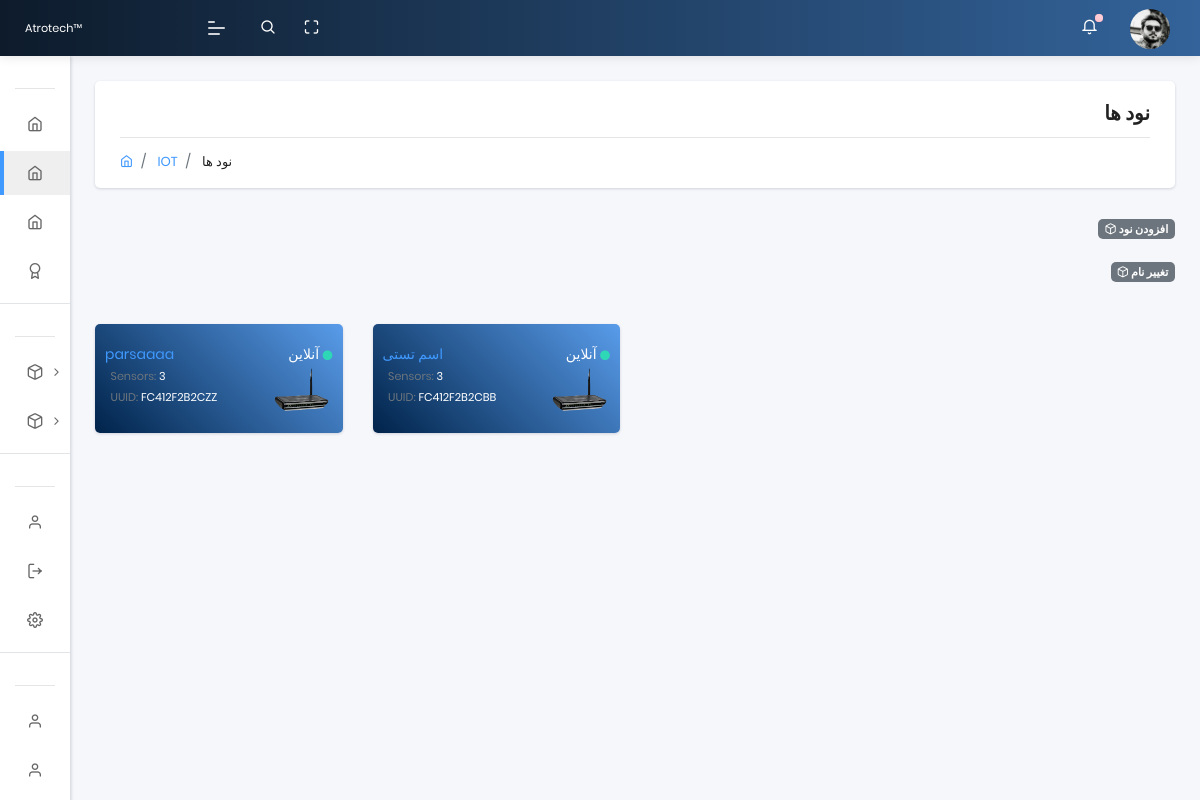
The app's page /nodes (signed in) with its own data.
### app/models.py (models this page shows, shortened)
class Rom(models.Model):
    name = models.CharField(max_length=40, default='device name')
    UUID = models.CharField(max_length=20)
    family_id = models.CharField(max_length=20)
    node_id = models.CharField(max_length=20)
    updated_on = models.DateTimeField(auto_now= True)
    created_on = models.DateTimeField()
    def get_absolute_url(self):
        return reverse('app:nodes_detail',args=[self.id])
    def get_absolute_sensor_url(self):
        return reverse('app:sensors_detail',args=[self.id])

class Profile(models.Model):
  user = models.OneToOneField(User, on_delete=models.CASCADE,unique=True,related_name='profile',verbose_name = "کاربر")
  phone = models.CharField(max_length=50,null=True, blank=True,verbose_name = " شماره تماس  ")
  address = models.CharField(max_length=3000,null=True, blank=True,verbose_name = " آدرس  ")
  user_photo = models.ImageField(default='default.png', upload_to='profile_pics', null=True, blank=True, verbose_name = "تصویر")
  class Meta:
      verbose_name = "پروفایل"
      verbose_name_plural = " پروفایل ها "

### app/views.py (the view)
# urls.py: path('nodes', views.nodes, name='nodes'),
@login_required(login_url="/login/")
def nodes(request):
    uuid = models.User_uuid.objects.filter(user=request.user).values('UUID')
    devices = models.Rom.objects.filter(UUID__in=uuid, family_id='01')
    side_temp = models.Rom.objects.filter(family_id='28')
    device_name_Form = Device_name_Form(request.POST)
    user_uuid_Form = User_uuidForm(request.POST, instance=request.user)
    if request.method == 'POST':
        if device_name_Form.is_valid():
            uuid = device_name_Form.cleaned_data['Device_UUID']
            obj = get_object_or_404(models.Rom, UUID=uuid, family_id='01')
            obj.name = device_name_Form.cleaned_data['Device_name']
            obj.save()
            context = {'user_uuid_Form': user_uuid_Form, 'devices':devices, 'device_name_Form':device_name_Form}
            return render(request, 'nodes.html', context)
        if user_uuid_Form.is_valid():
            obj = User_uuid()
            obj.UUID = user_uuid_Form.cleaned_data['UUID']
            obj.user = user_uuid_Form.created_by=request.user
            obj.save()
            context = {'user_uuid_Form': user_uuid_Form, 'devices':devices, 'device_name_Form':device_name_Form}
            return render(request, 'nodes.html', context)
    else:
        user_uuid_Form = User_uuidForm(request.POST)
    context = {'user_uuid_Form':user_uuid_Form, 'devices':devices, 'side_temp':side_temp, 'device_name_Form':device_name_Form}
    context['segment'] = 'nodes'
    html_template = loader.get_template( 'nodes.html' )
    return HttpResponse(html_template.render(context, request))

### templates/nodes.html (shortened to what this page needs)
{% extends "layouts/base.html" %}
{% block content %}
    <section class="pcoded-main-container">
        <div class="pcoded-content">
          <div class="page-header">
            <div class="page-block">
              <div class="row align-items-center">
                <div class="col-md-12">
                  <div class="page-header-title" align="right" dir="rtl">
                    <h5 class="m-b-10"> نود ها </h5>
                  </div>
                  <ul class="breadcrumb">
                    <li class="breadcrumb-item"><a href="index.html"><i class="feather icon-home"></i></a></li>
                    <li class="breadcrumb-item"><a href="#!"> IOT </a></li>
                    <li class="breadcrumb-item"><a href="#!"> نود ها </a></li>
                  </ul>
                </div>
              </div>
            </div>
          </div>
          <div align="right" dir="rtl">
              <a href="#!" class="badge badge-secondary collapsible"> افزودن نود  <i class="feather icon-box"></i> </a>
              <div class="collapsiblecontent">
              </div>
           </div>
           <div align="right" dir="rtl">
               <a href="#!" class="badge badge-secondary collapsible"> تغییر نام <i class="feather icon-box"></i> </a>
               <div class="collapsiblecontent">
               </div>
            </div>
          <br>
        <div class="row">
          {% for Rom in devices %}
            <div class="col-sm-3">
                <div class="card bg-c-blue order-card">
                    <div class="card-body">
                        <p class="m-b-0"> <a href="{{ Rom.get_absolute_url }}">{{ Rom.name }}</a> <span class="float-right"> آنلاین <i style="font-size:10px;" class="fas fa-circle text-success"></i> </span></p>
                        <div class="row">
                          <div class="col-md-7">
                            <p>
                              <small>
                                 &nbsp;&nbsp;<span class="text-muted">Sensors:</span> 3
                                 <br>
                                 &nbsp;&nbsp;<span class="text-muted">UUID:</span> {{ Rom.UUID }}
                               </small>
                             </p>
                          </div>
                          <div class="col-md-5">
                            <img src="/static/assets/images/user/device.png" width="60px" class="img-radius float-right" alt="User-Profile-Image">
                          </div>
                        </div>
                    </div>
                </div>
            </div>
          {% endfor %}
       </div>
     </div>
 </section>
{% endblock content %}

### templates/includes/sidebar.html (shortened to what this page needs)
	<nav class="pcoded-navbar menupos-fixed menu-light ">
		<div class="navbar-wrapper  ">
			<div class="navbar-content scroll-div " >
				<ul class="nav pcoded-inner-navbar ">
					<li class="nav-item pcoded-menu-caption">
					</li>
					<li class="nav-item">
					    <a href="/" class="nav-link ">
                <span class="pcoded-micon"> <i class="feather icon-home"></i> </span>
							</a>
					</li>
					<li class="nav-item">
					    <a href="{% url 'app:nodes' %}" class="nav-link ">
                <span class="pcoded-micon"> <i class="feather icon-home"></i> </span>
							</a>
					</li>
					<li class="nav-item">
					    <a href="{% url 'app:sensors' %}" class="nav-link ">
                <span class="pcoded-micon"> <i class="feather icon-home"></i> </span>
							</a>
					</li>
					<li class="nav-item">
					    <a href="#eee" class="nav-link ">
                <span class="pcoded-micon"> <i class="feather icon-award"></i> </span>
							</a>
					</li>
					<li class="nav-item pcoded-menu-caption">
					</li>
					{% for Rom in devices %}
					<li class="nav-item pcoded-hasmenu">
						<a href="#!" class="nav-link "><span class="pcoded-micon"><i class="feather icon-box"></i></span><span class="pcoded-mtext"> {{ Rom.name }} </span></a>
					</li>
					{% endfor %}
					<li class="nav-item pcoded-menu-caption">
					</li>
					<li class="nav-item">
					    <a href="/profile" class="nav-link "><span class="pcoded-micon">
						    <i class="feather icon-user"></i></span><span class="pcoded-mtext"> پروفایل </span>
						  </a>
					</li>
					<li class="nav-item">
					    <a href="{% url 'logout' %}" class="nav-link "><span class="pcoded-micon">
						    <i class="feather icon-log-out"></i></span><span class="pcoded-mtext"> خروج </span>
						  </a>
					</li>
					<li class="nav-item">
					    <a href="#ttt" class="nav-link "><span class="pcoded-micon">
						    <i class="feather icon-settings"></i></span><span class="pcoded-mtext"> تنظیمات </span>
					  	</a>
					</li>
					<li class="nav-item pcoded-menu-caption">
					</li>
					<li class="nav-item">
					    <a href="#www" class="nav-link "><span class="pcoded-micon">
						    <i class="feather icon-user"></i></span><span class="pcoded-mtext"> مستندات </span>
						  </a>
					</li>
					<li class="nav-item">
					    <a href="#fff" class="nav-link "><span class="pcoded-micon">
						    <i class="feather icon-user"></i></span><span class="pcoded-mtext"> سوالات متداول </span>
						  </a>
					</li>
					<li class="nav-item">
					</li>
<br><br><br><br><br><br><br><hr><br>
				</ul>
			</div>
		</div>
	</nav>

### templates/includes/navigation.html (shortened to what this page needs)
	<header class="navbar pcoded-header navbar-expand-lg navbar-light headerpos-fixed header-blue">
        <div class="m-header">
            <a class="mobile-menu" id="mobile-collapse" href="#!"><span></span></a>
            <a href="#!" class="b-brand">
                <img src="/static/assets/images/logo.png" alt="" class="logo"><small>Atrotech™</small>
            </a>
        </div>
        <div class="collapse navbar-collapse">
            <ul class="navbar-nav mr-auto">
                <li class="nav-item">
                    <a href="#!" class="pop-search"><i class="feather icon-search"></i></a>
                </li>
                <li class="nav-item">
                    <a href="#!" class="full-screen" onclick="javascript:toggleFullScreen()"><i class="feather icon-maximize"></i></a>
                </li>
            </ul>
            <ul class="navbar-nav ml-auto">
                <li>
                    <div class="dropdown">
                        <a class="dropdown-toggle" href="#" data-toggle="dropdown"><i class="icon feather icon-bell"></i><span class="badge bg-danger"></span></a>
                    </div>
                </li>
                <li>
                    <div class="dropdown drp-user">
                        <a href="#!" class="dropdown-toggle" data-toggle="dropdown">
                            <img src="{{ request.user.profile.user_photo.url }}" class="img-radius wid-40" alt="User-Profile-Image">
                        </a>
                    </div>
                </li>
            </ul>
        </div>
    </header>

### records on screen
Rom: name "parsaaaa", UUID "FC412F2B2CZZ"
Rom: name "اسم تستی", UUID "FC412F2B2CBB"
